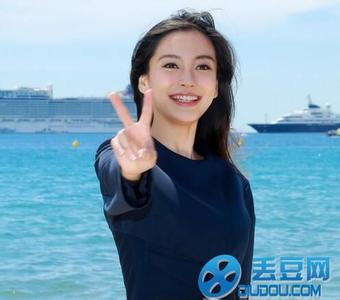
#> input picture zflib/1.jpg, 340 x 300 px
$ python mcf.py
#> lines starting #> are read from the running program, lines starting #| are printed output that depends on the picture
try:
    import Image
except:
    from PIL import Image

class Zfcf(object):
    def __init__(self):
        self.file     = None
        self.crop     = None
        self.fileName = None
        self.region   = None
    def setName(self, fileName):
#> called with fileName = '1.jpg'
        self.fileName = str(fileName)
        self.file     = Image.open(self.fileName)
#> self.file is the input picture: PIL image 340x300 RGB; mean R, G, B 120, 155.4, 176.8
    def setRegion(self, x1, y1, x2, y2):
#> called with x1 = 0, y1 = 0, x2 = 400, y2 = 400
        self.region = (x1, y1, x2, y2)
        self.crop   = self.file.crop(self.region)
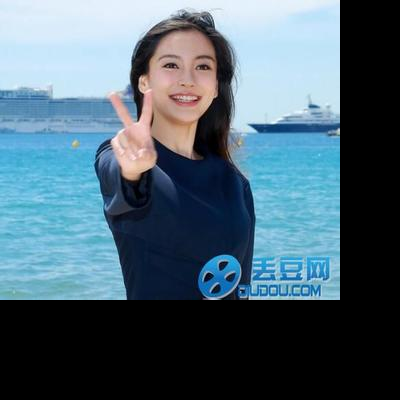
#> self.crop: PIL image 400x400 RGB; mean R, G, B 76.5, 99.1, 112.7
        self.crop.show()
        self.crop.save("crop_" + self.fileName)

def runCrop(fileName, x1, y1, x2, y2):
    img = Zfcf()
    img.setName(fileName)
    img.setRegion(x1, y1, x2, y2)


if __name__ == "__main__":
    runCrop("1.jpg",0,0,400,400)
